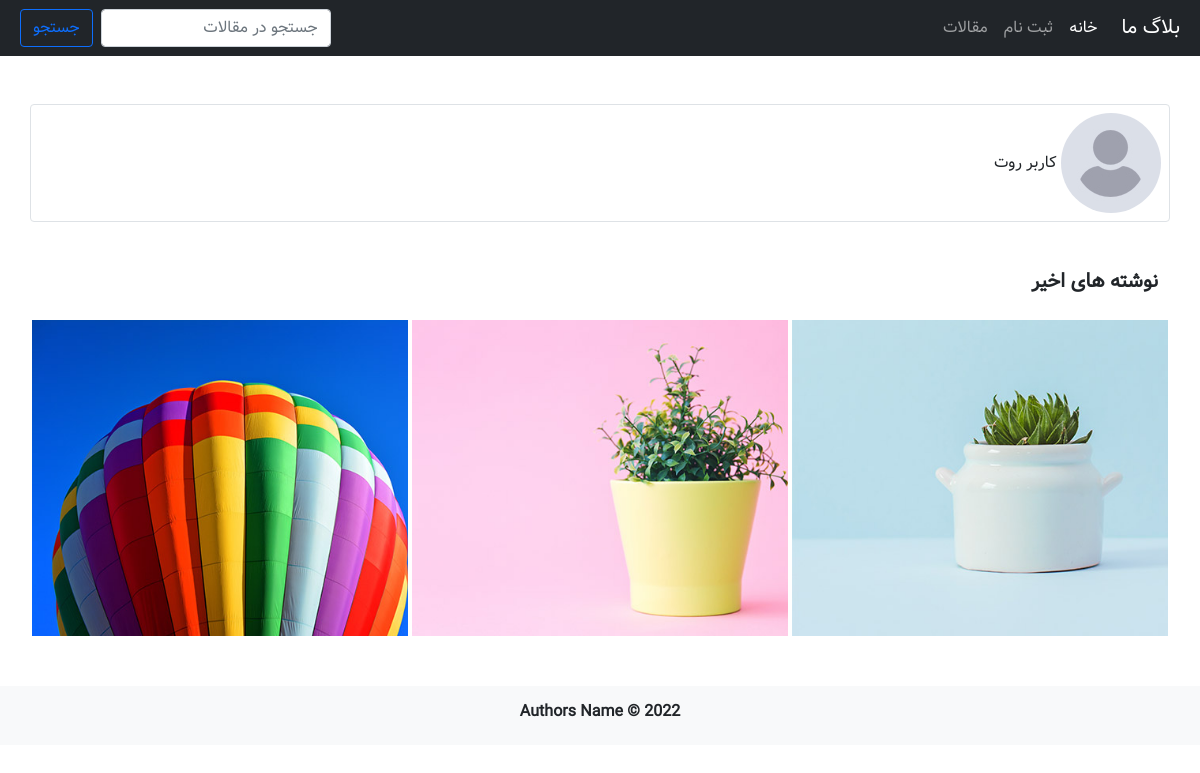
The app's page /root/ with its own data.
### account/models.py (models this page shows)
class User(AbstractUser):
    avatar = models.ImageField(
        upload_to='account/avatar/', null=True, blank=True, verbose_name='تصویر پروفایل')
    def get_avatar(self):
        return format_html(f"<img width=75 height=75 style='border-radius: 5px;' src='{self.avatar.url}'>")
    get_avatar.short_description = "تصویر پروفایل"

### blog/models.py (models this page shows, shortened)
class Article(models.Model):
    title = models.CharField(max_length=75, verbose_name='عنوان')
    description = models.TextField(verbose_name='توضیحات')
    author = models.ForeignKey(
        User, on_delete=models.CASCADE, related_name='articles', verbose_name='نویسنده'
    )
    image = models.ImageField(
        upload_to='articles/', verbose_name='تصویر مقاله'
    )
    hits = models.ManyToManyField(
        IPAddress, related_name='articles', blank=True, verbose_name='بازدید ها'
    )
    publish_time = models.DateTimeField(
        default=timezone.now, verbose_name='زمان انتشار'
    )
    categories = models.ManyToManyField(
        Category, related_name='articles', verbose_name='دسته بندی ها'
    )
    created = models.DateTimeField(
        auto_now_add=True, verbose_name='تاریخ ایجاد'
    )
    updated = models.DateTimeField(
        auto_now=True, verbose_name='تاریخ آخرین ویرایش'
    )
    class Meta:
        verbose_name = 'مقاله'
        verbose_name_plural = 'مقالات'
    def get_thumbnail(self):
        return format_html(f"<img width=100 height=75 style='border-radius: 5px;' src='{self.image.url}'>")
    get_thumbnail.short_description = "تصویر"
    def get_replace_name(self):
        return f"{self.title.replace(' ', '-')}"

### account/views.py (the view)
# urls.py: path('<slug:username>/', author_view, name='author_detail'),
def author_view(request, username):
    user = get_object_or_404(User, username=username, is_staff=True)
    context = {
        'user': user,
        'user_articles': user.articles.filter(publish_time__lte=timezone.now())
    }
    return render(request, 'account/author_articles.html', context=context)

### blog/models.py (called while the page is built)
    def __str__(self):
        return f'{self.name}'

### account/templates/account/author_articles.html (shortened to what this page needs)
{% extends '_base.html' %}
{% block content %}
    <section class="container my-5">
        <div class="row">
            <section class="col-md-12">
                <div class="row">
                    <div class="col-md-12 mb-5 border rounded p-2">
                        {% if user.avatar %}
                            <img src="{{ user.avatar.url }}" alt="user profile" class="rounded-circle" width="100px" height="100px">
                        {% else %}
                            <img src="{{ user.avatar.url }}" alt="user profile" class="rounded-circle" width="100px" height="100px">
                        {% endif %}
                        {{ user.get_full_name }}
                    </div>
                    <div class="col-md-12">
                        <h5 class="text-bold mb-4">نوشته های اخیر</h5>
                    </div>
                    {% for article in user_articles %}
                        <article class="col-md-4 article-card">
                            <div>
                            <img src="{{ article.image.url }}" class="article-img" alt="article 1">
                            </div>
                    </article>
                    {% endfor %}
                </div>
            </section>
        </div>
    </section>
{% endblock content %}

### assets/css/style.css (style rules this page uses)
body { font-family: "Vazir"; }
.text-bold { font-weight: 600; }
.article-card { overflow: hidden; position: relative; height: 320px; border: 2.5px solid #fff; }
.article-img { min-width: 100%; height: 100%; position: absolute; left: 0; }

### records on screen
User: avatar (placeholder picture), get_full_name "کاربر روت"
Article: image (picture)
Article: image (picture)
Article: image (picture)
